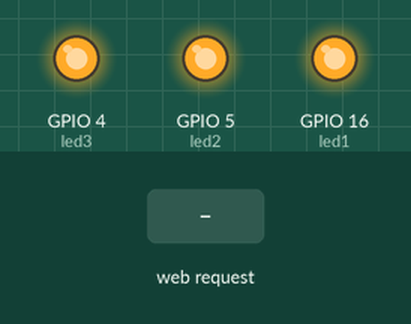
Recording of a sketch running on a simulated ESP8266 (NodeMCU). Shown: output pins drawn as LEDs (lit = HIGH). The test bench sets the inputs (shaded band). WiFi joins after 1.5 s; servers stay silent unless stated; what the sketch prints to the serial monitor is not drawn.

Above: at 2.7 s.
2.8 s: HTTP request GET /B received
At 3.5 s:
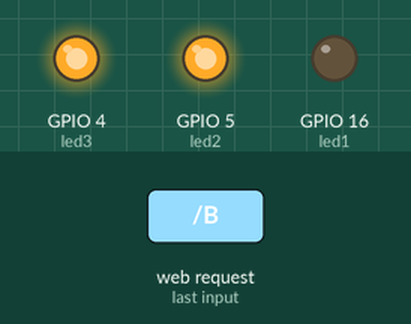
4.3 s: HTTP request GET /c received
At 4.7 s:
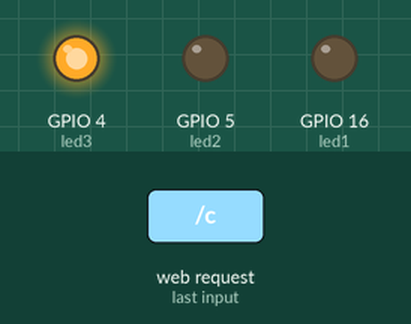
5.8 s: HTTP request GET /b received
At 7.0 s:
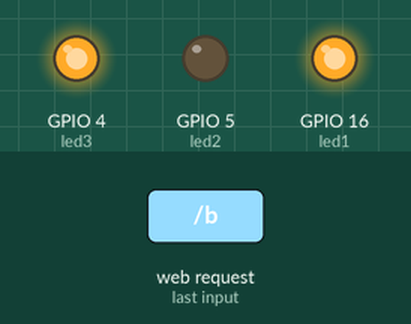
7.3 s: HTTP request GET /D received
At 8.1 s:
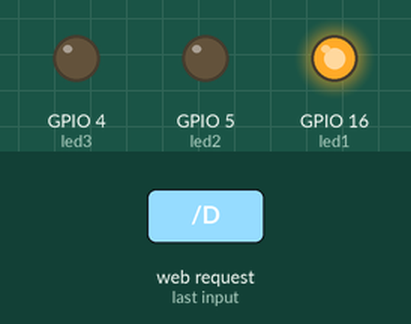
8.8 s: HTTP request GET /C received
At 9.3 s:
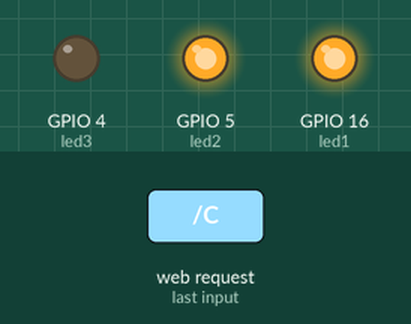
10.3 s: HTTP request GET /alloff received
At 11.6 s:
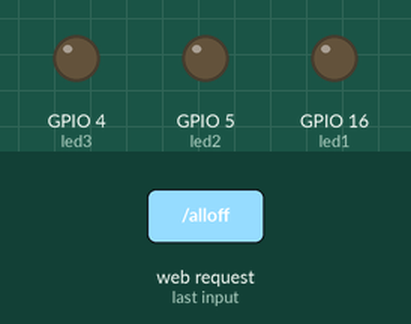
Timing chart, 0 to 12.8 s (numbered marks = the images above; inputs shaded):
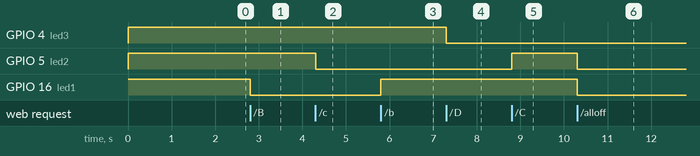

Measured:
- after the input at 2.8 s, GPIO 16 (led1): HIGH → LOW at once
- after the input at 4.3 s, GPIO 5 (led2): HIGH → LOW at once
- after the input at 5.8 s, GPIO 16 (led1): LOW → HIGH at once
- after the input at 7.3 s, GPIO 4 (led3): HIGH → LOW at once
- after the input at 8.8 s, GPIO 5 (led2): LOW → HIGH at once
- after the input at 10.3 s, GPIO 5 (led2), GPIO 16 (led1): HIGH → LOW at once

The sketch:

ESP8266_sample_program.ino
```cpp
#include <ESP8266WiFi.h>
WiFiClient client;
WiFiServer server(80);
const char* ssid = "espcontroller"; //router ssid
const char* password = "engrpandaece"; //router pw
String  command = ""; // Command received from Android device

// Set led Pins
int led1 = 16;
int led2 = 5;
int led3 = 4;

void setup()
{
  Serial.begin(115200);

  pinMode(led1, OUTPUT);
  pinMode(led2, OUTPUT);
  pinMode(led3, OUTPUT);

  digitalWrite(led1, HIGH);
  digitalWrite(led2, HIGH);
  digitalWrite(led3, HIGH);

  connectWiFi();
  server.begin();
}

void loop()
{
  client = server.available();
  if (!client) return;
  command = checkClient ();
  Serial.println(command);

  if (command == "B"  || command == "Red on")
  {
    digitalWrite(led1, LOW);
  }
  else if (command == "b" || command == "Red on")
  {
    digitalWrite(led1, HIGH);
  }
  else if (command == "C"  || command == "Green on")
  {
    digitalWrite(led2, HIGH);
  }
  else if (command == "c" || command == "Green off")
  {
    digitalWrite(led2, LOW);
  }
  else if (command == "D"  || command == "Blue on")
  {
    digitalWrite(led3, LOW);
  }
  else if (command == "d" || command == "blue")
  {
    digitalWrite(led3, HIGH);
  }
  else if (command == "all on")
  {
    digitalWrite(led1, HIGH);
    digitalWrite(led2, HIGH);
    digitalWrite(led3, HIGH);
  }
  else if (command == "alloff")
  {
    digitalWrite(led1, LOW);
    digitalWrite(led2, LOW);
    digitalWrite(led3, LOW);
  }
  sendBackEcho(command); // send command echo back to android device
  command = "";
}
/* connecting WiFi */
void connectWiFi()
{
  Serial.println("Connecting to WIFI");
  WiFi.begin(ssid, password);
  while ((!(WiFi.status() == WL_CONNECTED)))
  {
    delay(300);
    Serial.print("..");
  }
  Serial.println("");
  Serial.println("WiFi connected");
  Serial.println("NodeMCU Local IP is : ");
  Serial.print((WiFi.localIP()));
}

/* check command received from Android Device */
String checkClient (void)
{
  while (!client.available()) delay(1);
  String request = client.readStringUntil('\r');
  request.remove(0, 5);
  request.remove(request.length() - 9, 9);
  return request;
}

/* send command echo back to android device */
void sendBackEcho(String echo)
{
  client.println("HTTP/1.1 200 OK");
  client.println("Content-Type: text/html");
  client.println("");
  client.println("<!DOCTYPE HTML>");
  client.println("<html>");
  client.println(echo);
  client.println("</html>");
  client.stop();
  delay(1);
}
```
